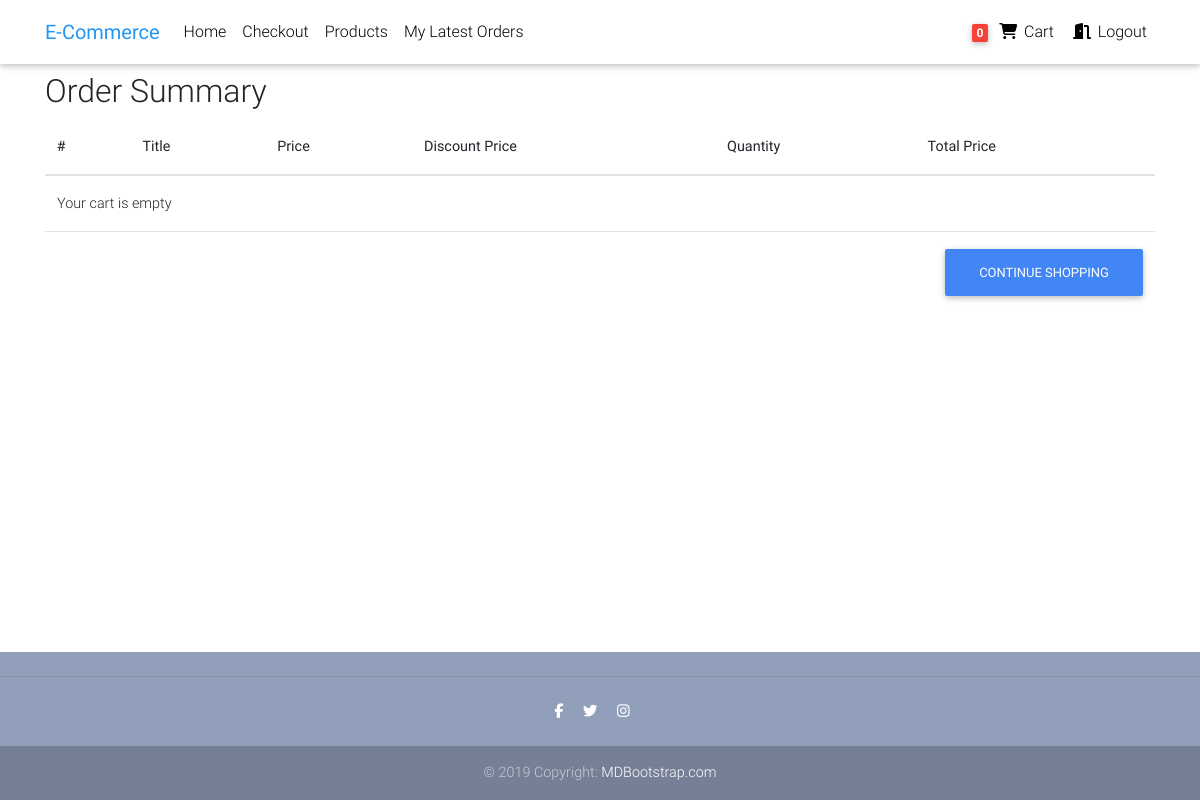
Page /cart (signed in) on the earlier database version.
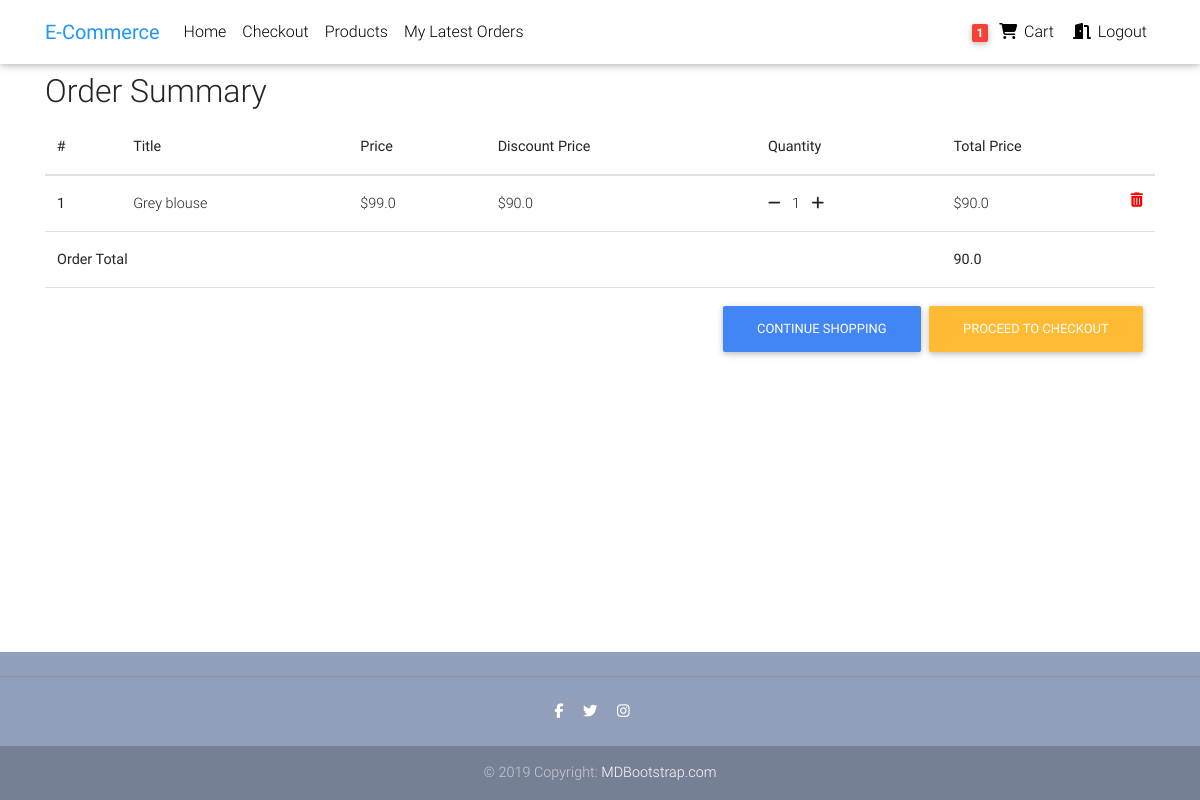
Same page on the later database version.
### src/models.py (models this page shows, shortened)
class Order(models.Model):
    user = models.ForeignKey(settings.AUTH_USER_MODEL, on_delete=models.CASCADE)
    ref_code = models.CharField(max_length=20, blank=True, null=True)
    items = models.ManyToManyField(OrderItem)
    start_date = models.DateTimeField(auto_now_add=True)
    ordered_date = models.DateTimeField()
    ordered = models.BooleanField(default=False)
    billing_address = models.ForeignKey("Address", related_name="billing_address", on_delete=models.SET_NULL, blank=True, null=True)
    shipping_address = models.ForeignKey("Address", related_name="shipping_address", on_delete=models.SET_NULL, blank=True, null=True)
    payment = models.ForeignKey("Payment", on_delete=models.SET_NULL, blank=True, null=True)
    coupon = models.ForeignKey("Coupon", on_delete=models.SET_NULL, blank=True, null=True)
    delivered = models.BooleanField(default=False)
    received = models.BooleanField(default=False)
    refund_request = models.BooleanField(default=False)
    refund_granted = models.BooleanField(default=False)
    def get_total_price(self):
        somme = 0
        for item in self.items.all():
            somme += item.get_total_item_price()
        if self.coupon:
            somme -= self.coupon.amount
        return somme

class OrderItem(models.Model):
    user = models.ForeignKey(settings.AUTH_USER_MODEL, on_delete=models.CASCADE)
    ordered = models.BooleanField(default=False)
    item = models.ForeignKey(Item, on_delete=models.CASCADE)
    quantity = models.IntegerField(default=1)
    def get_total_item_price(self):
        if self.item.discount_price:
            return self.quantity * self.item.discount_price
        else:
            return self.quantity * self.item.price

class Item(models.Model):
    title = models.CharField(max_length=100)
    price = models.FloatField()
    discount_price = models.FloatField(blank=True, null=True)
    category = models.CharField(choices=CATEGORY_CHOICES, max_length=2)
    description = models.TextField()
    is_new = models.BooleanField(default=True)
    slug = models.SlugField()
    image = models.ImageField()
    created_at = models.DateTimeField(auto_now_add=True)

### src/views.py (the view)
# urls.py: path("cart", cart, name="cart"),
@login_required
def cart(request):
    try:
        order = Order.objects.filter(user=request.user, ordered=False).first()
        context = {"order": order}
        return render(request, "cart.html", context)
    except ObjectDoesNotExist:
        messages.warning(request, "You don't have an active order")
        return redirect("/")

### src/templatetags/cart_template_tags.py (called while the page is built)
@register.filter
def cart_items_count(user):
    if user.is_authenticated:
        qs = Order.objects.filter(user=user, ordered=False).first()
        somme = 0
        if qs:
            items = qs.items.all()
            for item in items:
                somme += item.quantity
        return somme

### templates/cart.html (shortened to what this page needs)
{% extends "base.html" %}
{% block content %}
  <main>
    <div class="container">
      <h2>Order Summary</h2>
      <div class="table-responsive">
        <table class="table">
            <thead>
              <tr>
                  <th scope="col">#</th>
                  <th scope="col">Title</th>
                  <th scope="col">Price</th>
                  <th scope="col">Discount Price</th>
                  <th scope="col">Quantity</th>
                  <th scope="col">Total Price</th>
              </tr>
            </thead>
            <tbody>
            {% for order_item in order.items.all %}
              <tr>
                  <th scope="row">{{ forloop.counter }}</th>
                  <td >{{ order_item.item.title }}</td>
                  <td >${{ order_item.item.price }}</td>
                  {% if  order_item.item.discount_price %}
                    <td >${{ order_item.item.discount_price }}</td>
                  {% else %}
                    <td >-</td>
                  {% endif %}
                  <td >
                      <a href="{% url 'core:remove_from_cart' order_item.item.slug %}">
                          <i class="fas fa-minus mr-2"></i>
                      </a>
                      {{ order_item.quantity }}
                      <a href="{% url 'core:add_to_cart' order_item.item.slug %}">
                          <i class="fas fa-plus ml-2"></i>
                      </a>
                  </td>
                  <td >
                      ${{ order_item.get_total_item_price }}
                      <a href="{% url 'core:remove_completely_from_cart' order_item.item.slug %}">
                        <i style="color: red" class="fas fa-trash-alt float-right"></i>
                      </a>
                  </td>
              </tr>
            {% empty %}
              <tr>
                <td colspan="6">Your cart is empty</td>
              </tr>
              <tr>
                <td colspan="6">
                    <a class="btn btn-primary float-right" href="{% url "core:get_all_products" %}">Continue shopping</a>
                </td>
              </tr>
            {% endfor %}
            {% if order.get_total_price %}
            <tr>
              <td colspan="5"><b>Order Total</b></td>
              <td><b>{{ order.get_total_price }}</b></td>
            </tr>
            </tbody>
            <tfoot>
              <td colspan="6">
                  <a class="btn btn-warning float-right ml-2" href="/checkout" id="checkout">Proceed to checkout</a>
                  <a class="btn btn-primary float-right" href="{% url "core:get_all_products" %}">Continue shopping</a>
              </td>
            </tfoot>
            {% endif %}
        </table>
      </div>
    </div>
  </main>
{% endblock content %}

### templates/base.html (shortened to what this page needs)
{% load static %}
<!DOCTYPE html>
<html lang="en">
<head>
  <link href="{% static 'css/bootstrap.min.css' %}" rel="stylesheet">
  <link href="{% static 'css/mdb.min.css' %}" rel="stylesheet">
  <link href="{% static 'css/style.min.css' %}" rel="stylesheet">
</head>
{% include "navbar.html" %}
<body style="display: flex;flex-direction: column;height: 100vh">
<div style="flex: 1 0 auto">
  <div class="mt-5 pt-4">
  </div>
  {% block content %}
  {% endblock content %}
</div>
  {% include "footer.html" %}
</body>
</html>

### templates/navbar.html (shortened to what this page needs)
{% load cart_template_tags %}
  <nav class="navbar fixed-top navbar-expand-lg navbar-light white scrolling-navbar">
    <div class="container">
      <a class="navbar-brand waves-effect" href="/">
        <strong class="blue-text">E-Commerce</strong>
      </a>
      <div class="collapse navbar-collapse" id="navbarSupportedContent">
        <ul class="navbar-nav mr-auto">
          <li class="nav-item {% if request.path == "/" %}active{% endif %}">
            <a class="nav-link waves-effect" href="/">Home
            </a>
          </li>
          {% if request.user.is_authenticated %}
          <li class="nav-item {% if request.path == "/checkout" %}active{% endif %}">
            <a class="nav-link waves-effect" href="/checkout">Checkout</a>
          </li>
          {% endif %}
          <li class="nav-item {% if "/products" in request.path %}active{% endif %}">
            <a class="nav-link waves-effect" href="/products">Products</a>
          </li>
          {% if request.user.is_authenticated %}
          <li class="nav-item {% if "/my_orders" == request.path %}active{% endif %}">
            <a class="nav-link waves-effect" href="{% url "core:my_orders" %}">My Latest Orders</a>
          </li>
          {% endif %}
        </ul>
        <ul class="navbar-nav nav-flex-icons">
        {% if request.user.is_authenticated %}
          <li class="nav-item">
            <a class="nav-link waves-effect" href="/cart">
              <span class="badge red z-depth-1 mr-1"> {{ request.user|cart_items_count }} </span>
              <i class="fas fa-shopping-cart"></i>
              <span class="clearfix d-none d-sm-inline-block"> Cart </span>
            </a>
          </li>
          <li class="nav-item {% if request.path == "/accounts/logout/" %}active{% endif %}">
            <a class="nav-link waves-effect" href="{% url 'account_logout' %}">
            <i class="fas fa-door-open"></i>
              <span class="clearfix d-none d-sm-inline-block" id="logout"> Logout </span>
            </a>
          </li>
        {% endif %}
        </ul>
      </div>
    </div>
  </nav>

### templates/footer.html
  <footer class="page-footer text-center font-small mt-4 wow fadeIn" style="flex-shrink: 0;">
    <hr class="my-4">
    <div class="pb-4">
      <a href="https://www.facebook.com" target="_blank">
        <i class="fab fa-facebook-f mr-3"></i>
      </a>
      <a href="https://twitter.com" target="_blank">
        <i class="fab fa-twitter mr-3"></i>
      </a>
      <a href="https://instagram.com" target="_blank">
        <i class="fab fa-instagram mr-3"></i>
      </a>
    </div>
    <div class="footer-copyright py-3">
      © 2019 Copyright:
      <a href="https://mdbootstrap.com/education/bootstrap/" target="_blank"> MDBootstrap.com </a>
    </div>
  </footer>

### templates/base.html (style rules this page uses)
html, body, header, .carousel { height: 60vh; }

Differences in the rows shown:
added OrderItem: item "Grey blouse", item.price "99.0", item.discount_price "90.0", quantity "1", get_total_item_price "90.0"
now on this page (row unchanged): Order: get_total_price "90.0"
Other differences:
{{ request.user|cart_items_count }}: "0" → "1"
text no longer shown: "Your cart is empty"
text now shown: "Order Total PROCEED TO CHECKOUT"
